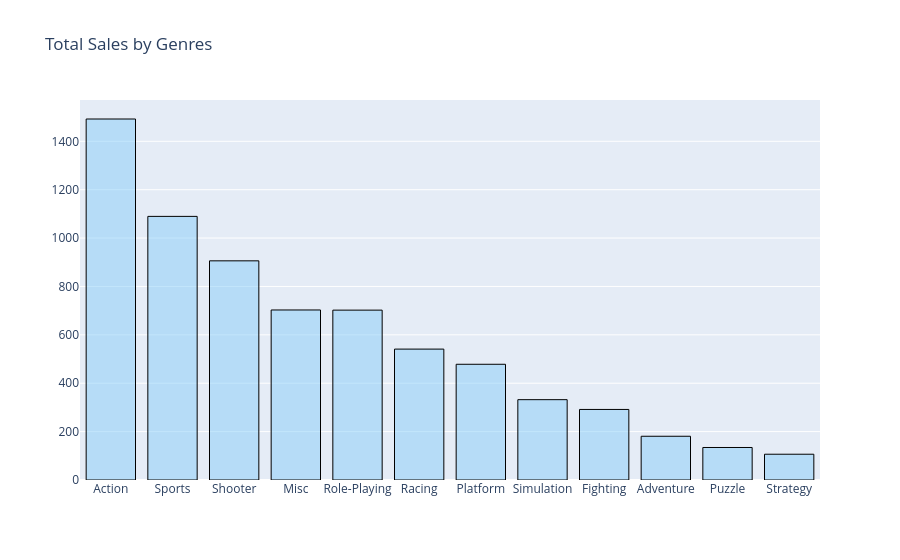

Notebook code for this chart:
### Markdown cell above
#### 9. Examine the overall distribution of games by genre. What can be said about the most profitable genres? Are there genres with consistently high or low sales?

### Code cell
genrelist = list(important_period["genre"].unique())
genreearns = []
for i in genrelist:
    x = important_period[important_period["genre"] == i]
    sums = sum(x.total_sales)
    genreearns.append(sums)
    
data = pd.DataFrame({"genrelist": genrelist, "genreearns": genreearns})
new_index = (data["genreearns"].sort_values(ascending=False)).index.values
sorted_data = data.reindex(new_index)

genre_sales = go.Bar(
                x = sorted_data.genrelist,
                y = sorted_data.genreearns,
                name = "Total Sales by Genres",
                marker = dict(color = "rgba(135, 206, 250, 0.5)",line = dict(color="rgb(0,0,0)",width=1)))
data = [genre_sales]
layout = dict(title = "Total Sales by Genres")
fig = go.Figure(data = data, layout = layout)
py.offline.iplot(fig,show_link=False)

### Figure 1 — Plotly figure (JSON) as saved in the notebook; plotly's stock layout.template omitted (floating-point values rounded to 4 significant figures)
{"data": [{"marker": {"color": "rgba(135, 206, 250, 0.5)", "line": {"color": "rgb(0,0,0)", "width": 1}}, "name": "Total Sales by Genres", "type": "bar", "x": ["Action", "Sports", "Shooter", "Misc", "Role-Playing", "Racing", "Platform", "Simulation", "Fighting", "Adventure", "Puzzle", "Strategy"], "y": [1492.0, 1090.0, 905.9, 702.8, 702.2, 541.1, 478.4, 332.0, 291.6, 180.8, 134.4, 106.5]}], "layout": {"title": {"text": "Total Sales by Genres"}}}
